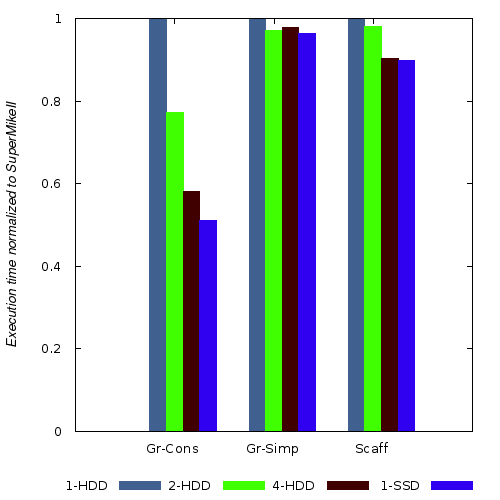

gnuplot code for this plot:
set terminal png size 500,500 enhanced font 'Verdana,10'
set output 'CompareSsdN4Hdd.png'
set key below
set ylabel '{/Helvetica-Oblique Execution time normalized to SuperMikeII}'
set yrange [0:1]
set style fill solid
set style data histograms
plot "CompareSsdN4Hdd.dat" using 2:xtic(1) lt rgb "#406090" title '1-HDD',\
     "" using 3 lt rgb "#40FF00" title '2-HDD',\
     "" using 4 lt rgb "#400000" title '4-HDD',\
     "" using 5 lt rgb "#3000F0" title '1-SSD'

